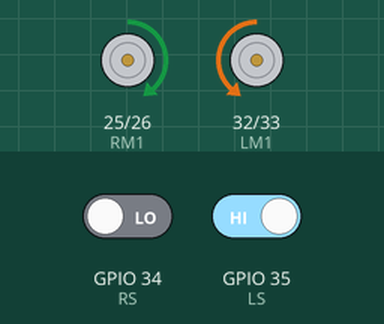
This program was run on a simulated ESP32. On the bench: motor-driver pin pairs drawn as motors (green arrow = first pin HIGH = forward, orange = second pin HIGH = backward, longer = more drive, scaled by the enable pin). The inputs (shaded band) are chosen by the test bench; at power-on: GPIO 34 (RS) LOW, GPIO 35 (LS) HIGH.

Above: at 1.2 s.
1.3 s: GPIO 34 (RS) driven HIGH
At 2.2 s:
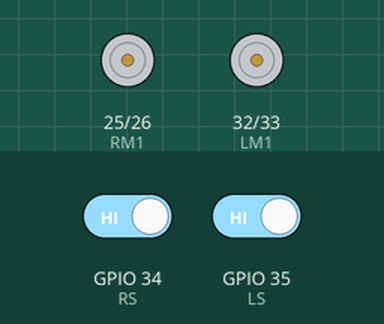
2.8 s: GPIO 35 (LS) driven LOW
At 3.3 s:
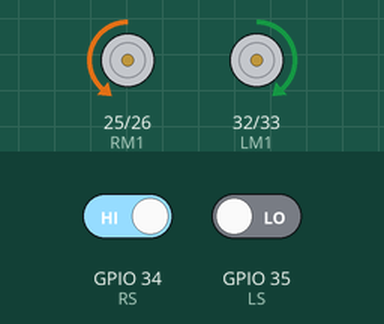
4.3 s: GPIO 34 (RS) driven LOW
At 5.5 s:
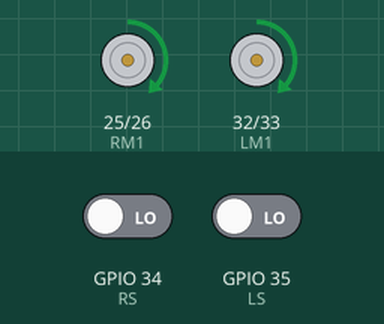
5.8 s: GPIO 35 (LS) driven HIGH
At 6.8 s:
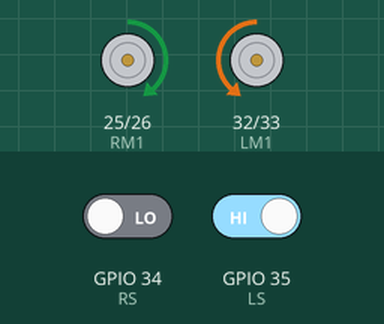
Timing chart, 0 to 8.3 s (numbered marks = the images above; inputs shaded):
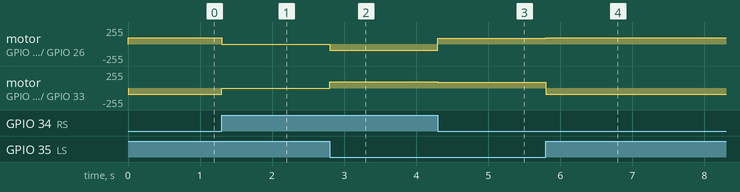

Measured:
- after the input at 1.3 s, motor on GPIO 25 (RM1) / GPIO 26 (RM2): forward 95/255 → stopped at once; motor on GPIO 32 (LM1) / GPIO 33 (LM2): backward 95/255 → stopped at once
- after the input at 2.8 s, motor on GPIO 25 (RM1) / GPIO 26 (RM2): stopped → backward 95/255 at once; motor on GPIO 32 (LM1) / GPIO 33 (LM2): stopped → forward 95/255 at once
- after the input at 4.3 s, motor on GPIO 25 (RM1) / GPIO 26 (RM2): backward 95/255 → forward 85/255 at once; motor on GPIO 32 (LM1) / GPIO 33 (LM2): forward 95/255 → forward 85/255 at once
- after the input at 5.8 s, motor on GPIO 25 (RM1) / GPIO 26 (RM2): forward 85/255 → forward 95/255 at once; motor on GPIO 32 (LM1) / GPIO 33 (LM2): forward 85/255 → backward 95/255 at once

The program:

main.cpp
```cpp
#include <Arduino.h>

#define LS 35      // left sensor
#define RS 34       // right sensor
#define LM1 32      //motor Driver in1
#define LM2 33     //motor Driver in2
#define RM1 25      //motor Driver in3
#define RM2 26      //motor Driver in4
#define ENA 14      //motor Driver ENA
#define ENB 27      //motor Driver ENB

#define MOTOR_SPEED 85
#define MOTOR_ROTATE_SPEED 95

void setup()
{
  pinMode(LS, INPUT);
  pinMode(RS, INPUT);
  pinMode(LM1, OUTPUT);
  pinMode(LM2, OUTPUT);
  pinMode(RM1, OUTPUT);
  pinMode(RM2, OUTPUT);
  pinMode(ENA, OUTPUT);
  pinMode(ENB, OUTPUT);
}

void loop()
{
  bool left = digitalRead(LS);
  bool right = digitalRead(RS);

  if(!left && !right)
  {
    // FORWARD
    analogWrite(ENA, MOTOR_SPEED);
    analogWrite(ENB, MOTOR_SPEED);
    digitalWrite(LM1, HIGH);
    digitalWrite(LM2, LOW);
    digitalWrite(RM1, HIGH);
    digitalWrite(RM2, LOW);
  }

  if(left && !right)
  {
    // Left turn
    analogWrite(ENA, MOTOR_ROTATE_SPEED);
    analogWrite(ENB, MOTOR_ROTATE_SPEED);
    digitalWrite(LM1, LOW);
    digitalWrite(LM2, HIGH);
    digitalWrite(RM1, HIGH);
    digitalWrite(RM2, LOW);
  }

  if(!left && right)
  {
    // turn right
    analogWrite(ENA, MOTOR_ROTATE_SPEED);
    analogWrite(ENB, MOTOR_ROTATE_SPEED);
    digitalWrite(LM1, HIGH);
    digitalWrite(LM2, LOW);
    digitalWrite(RM1, LOW);
    digitalWrite(RM2, HIGH);
  }

  if(left && right)
  {
    //Stop
    analogWrite(ENA, 0);
    analogWrite(ENB, 0);
    digitalWrite(LM1, LOW);
    digitalWrite(LM2, LOW);
    digitalWrite(RM1, LOW);
    digitalWrite(RM2, LOW);
  }
}
```
